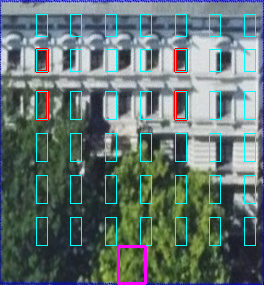
#> input picture justexample/_opt_facade_GEOM_817596_0_tex_2240477.png, 264 x 285 px, given in place of tex4000.jpg, which was not available
$ python rect_im.py
#> lines starting #> are read from the running program, lines starting #| are printed output that depends on the picture; after the words box and inside, x2 and y2 are one past the last pixel; in counts of white or black regions, pixels touching at a corner belong together; pictures that were not available may be replaced by others from this repository, and a replacement may not be noted
### readgml1.py
# -*- coding: utf-8 -*-
"""
Created on Fri Dec  4 11:02:29 2020

@author: wpc
"""
from lxml import etree
import numpy as np
import matplotlib.pyplot as plt
import mpl_toolkits.mplot3d as mpl3
import cv2
# from PIL import Image
from skimage import draw,data
import random
import rect_im
import joblib

ns_citygml = "http://www.opengis.net/citygml/2.0"

ns_gml = "http://www.opengis.net/gml"
ns_bldg = "http://www.opengis.net/citygml/building/2.0"
ns_xsi = "http://www.w3.org/2001/XMLSchema-instance"
ns_xAL = "urn:oasis:names:tc:ciq:xsdschema:xAL:2.0"
ns_xlink = "http://www.w3.org/1999/xlink"
ns_dem = "http://www.opengis.net/citygml/relief/2.0"
ns_app = "http://www.opengis.net/citygml/appearance/2.0"
ns_gen = "http://www.opengis.net/citygml/generics/2.0"

nsmap = {
    None : ns_citygml,
    'gml': ns_gml,
    'bldg': ns_bldg,
    'xsi' : ns_xsi,
    'xAL' : ns_xAL,
    'xlink' : ns_xlink,
    'dem' : ns_dem,
    'app' : ns_app,
    'gen' : ns_gen
}


class Building(object):
    # [69 lines left out: functions __init__, posext, imageext, not called in this run]

def clipimage(image,vert):
    roi_vert = np.asarray(vert)
    roi_vert = np.expand_dims(roi_vert, axis=0)

    xset=[]
    yset=[]
    for x,y in vert:
        xset.append(x)
        yset.append(y)
    cc,rr=draw.polygon_perimeter(yset,xset)
    draw.set_color(image,[cc,rr],[255,0,0])

    return image

def transpos(LinearRing):
    listPoints=[]
    lr=LinearRing.split()
    assert(len(lr) % 3 == 0)
    for i in range(0, len(lr), 3):
        listPoints.append((float(lr[i]), float(lr[i+1]), float(lr[i+2])))
    return listPoints

def transcoord(ring,s):
    coordlist=[]
    cl=ring.split()
    sc,sr=s[0:2]
    assert(len(cl) % 2 == 0)
    for i in range(0, len(cl), 2):
        coordlist.append(((float(cl[i]))*sr, (1-float(cl[i+1]))*sc))
    return coordlist

# [13 lines left out: function addfig, not called in this run]

# def rectimg(image,listPoints,coordlist):


# [65 lines that do not run on import are left out]

### rect_im.py
# -*- coding: utf-8 -*-
"""
Created on Mon Dec 14 17:59:39 2020

@author: wpc
"""

import numpy as np
import cv2
import matplotlib.pyplot as plt
from skimage import draw
import readgml1


# [92 lines left out: functions order_points, four_point_transform, clipimage, not called in this run]


# from pyimagesearch.transform import four_point_transform
# import numpy as np
# import argparse
# import cv2
# construct the argument parse and parse the arguments
# ap = argparse.ArgumentParser()
# ap.add_argument("-i", "--image", help = "path to the image file")
# ap.add_argument("-c", "--coords",
#     help = "comma seperated list of source points")
# args = vars(ap.parse_args())
# load the image and grab the source coordinates (i.e. the list of
# of (x, y) points)
# NOTE: using the 'eval' function is bad form, but for this example
# let's just roll with it -- in future posts I'll show you how to
# automatically determine the coordinates without pre-supplying them

# image = cv2.imread(args["image"])
# pts = np.array(eval(args["coords"]), dtype = "float32")

if  __name__ == "__main__":
    imagepath=r'../citygml_textures/tex4000.jpg'
    # psto=np.array([(0.997868, 0.281073),
    #                (0.645234, 0.995344),
    #                (0.002454, 0.744746),
    #                (0.373885, 0.004912),
    #                (0.997868, 0.281073)])
    ring = '0.165066 0.999639 0.004767 0.865276 0.839491 0.003351 0.994034 0.132886 0.165066 0.999639'
    # mpts=np.array([(392578.799540847, 5816874.22092948, 58.1792922242878),
    #                (392583.291561595, 5816872.05187734, 58.1792922242878),
    #                (392585.806510069, 5816877.09634229, 56.1817517140715),
    #                (392578.799540847, 5816874.22092948, 58.1792922242878)])
    LinearRing = '392957.565269842 5817514.48862051 59.1983286557573 392958.652330213 5817516.59666674 59.1983286557573 392958.651813171 5817516.59590369 35.0299987792969 392957.5647528 5817514.48785747 35.0299987792969 392957.565269842 5817514.48862051 59.1983286557573'

    image = cv2.imread(imagepath)
#> image is the input picture: shape (285, 264, 3); mean B, G, R 113.7, 116.3, 98
    s = image.shape
#> s = (285, 264, 3)
    mpts=readgml1.transpos(LinearRing)
    psts = readgml1.transcoord(ring,s)
    imaged=clipimage(image,psts,imagepath)
#> in clipimage, `draw.set_color(image,[rr,cc],[255,0,0])`:
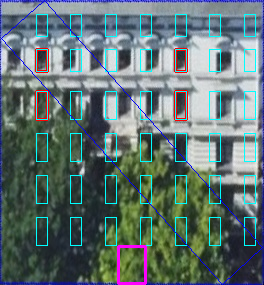
#> image: shape (285, 264, 3); 0.77% of pixels changed, all inside (x1, y1, x2, y2) = (1, 0, 263, 285)
    fig=plt.figure(dpi=120)
    ax = fig.add_subplot(221)
    plt.imshow(imaged)
    # apply the four point tranform to obtain a "birds eye view" of
    # the image
    warped,scale = four_point_transform(imaged,mpts, psts)
#> in four_point_transform, `warped = cv2.warpPerspective(image, M, (maxWidth, maxHeight))`:
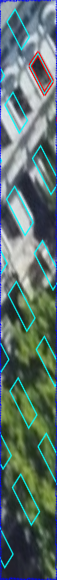
#> warped: shape (580, 57, 3); mean B, G, R 108.7, 112.9, 92.3
#> scale = 24

    # [6 lines of commented-out code are left out]
    ax = fig.add_subplot(222)
    plt.imshow(warped)
    imagedraw=readgml1.clipimage(image, psts)
    # plt.imshow(imagedraw)

# [(0.997868, 0.281073), (0.645234, 0.995344), (0.002454, 0.744746), (0.373885, 0.004912), (0.997868, 0.281073)]
# 0.997868 0.281073 0.645234 0.995344 0.002454 0.744746 0.373885 0.004912 0.997868 0.281073
# [(392578.799540847, 5816874.22092948, 58.1792922242878), (392583.291561595, 5816872.05187734, 58.1792922242878),
# (392585.806510069, 5816877.09634229, 56.1817517140715), (392578.799540847, 5816874.22092948, 58.1792922242878)]
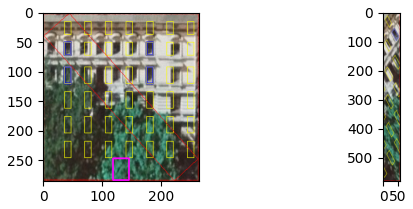
#> figure drawn by matplotlib, 2 panels; B, G, R data is drawn as R, G, B

$ run again, on justexample/_opt_facade_GEOM_817598_0_tex_2240353.png
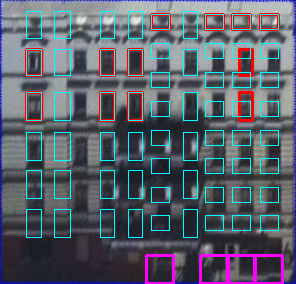
#> input picture justexample/_opt_facade_GEOM_817598_0_tex_2240353.png, 296 x 284 px, given in place of tex4000.jpg, which was not available
#> image is the input picture: shape (284, 296, 3); mean B, G, R 106.2, 95.4, 88.7
#> image: shape (284, 296, 3); 0.7% of pixels changed, all inside (x1, y1, x2, y2) = (1, 0, 295, 284)
#> in four_point_transform, `warped = cv2.warpPerspective(image, M, (maxWidth, maxHeight))`:
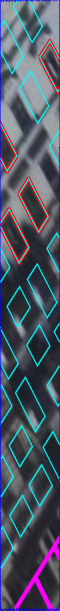
#> warped: shape (611, 60, 3); mean B, G, R 101.7, 86.1, 77.8
#> `warped,scale = four_point_transform(imaged,mpts, psts)`: scale = 25.28
#> `# (392585.806510069, 5816877.09634229, 56.1817517140715), (392578.7995..`:
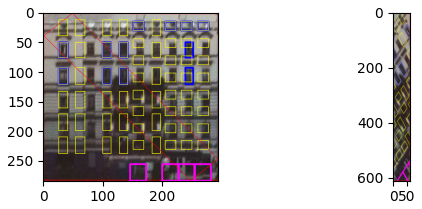
#> figure drawn by matplotlib, 2 panels; B, G, R data is drawn as R, G, B

$ run again, on justexample/_opt_facade_GEOM_817632_0_tex_2240043.png
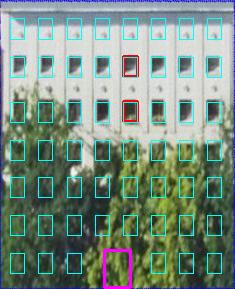
#> input picture justexample/_opt_facade_GEOM_817632_0_tex_2240043.png, 235 x 289 px, given in place of tex4000.jpg, which was not available
#> image is the input picture: shape (289, 235, 3); mean B, G, R 128.5, 142, 120.4
#> image: shape (289, 235, 3); 0.85% of pixels changed, all inside (x1, y1, x2, y2) = (1, 0, 235, 289)
#> in four_point_transform, `warped = cv2.warpPerspective(image, M, (maxWidth, maxHeight))`:
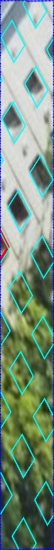
#> warped: shape (550, 54, 3); mean B, G, R 131.7, 148.1, 124.1
#> `warped,scale = four_point_transform(imaged,mpts, psts)`: scale = 22.76
#> `# (392585.806510069, 5816877.09634229, 56.1817517140715), (392578.7995..`:
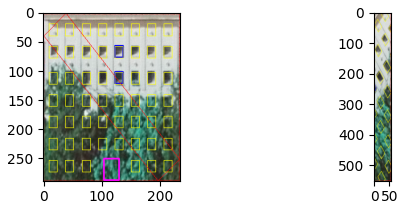
#> figure drawn by matplotlib, 2 panels; B, G, R data is drawn as R, G, B
